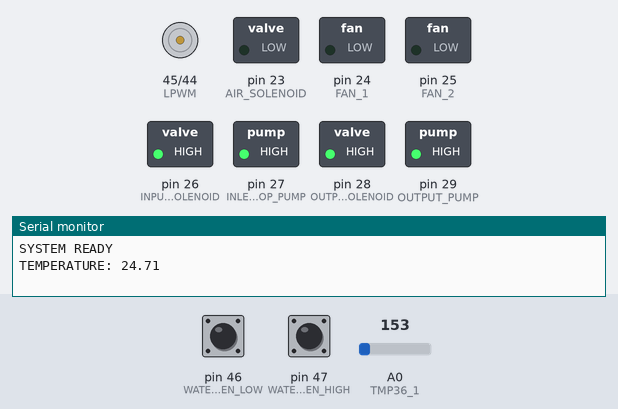
Bench run of a sketch on a simulated Arduino Mega 2560, built with avr-gcc and run on an emulated ATmega2560. Parts: motor-driver pin pairs drawn as motors (green arrow = first pin HIGH = forward, orange = second pin HIGH = backward, longer = more drive), switched loads named in the sketch (green lamp = pin HIGH), the last lines printed to the serial monitor. The inputs (shaded band) are chosen by the test bench; at power-on: A0 (TMP36_1) = 153, pin 46 (WATER_SEN_LOW) HIGH, pin 47 (WATER_SEN_HIGH) HIGH.

Above: at 0.1 s.
At 1.6 s:
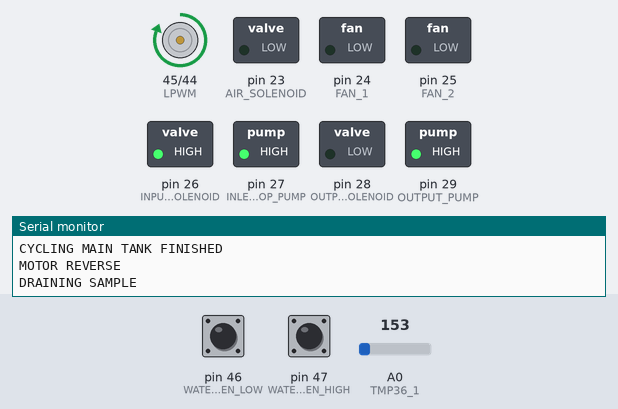
At 11.8 s:
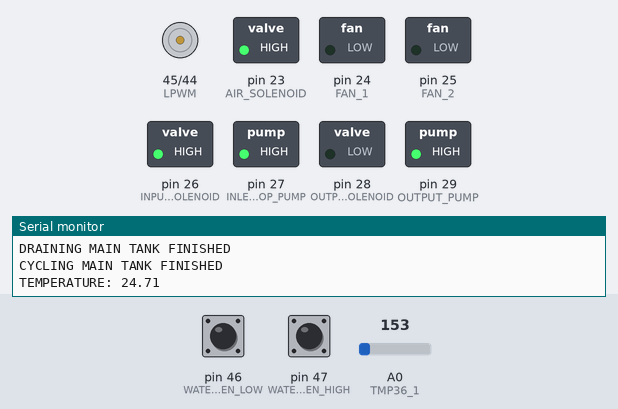
11.9 s: A0 (TMP36_1) set to 129
18.0 s: A0 (TMP36_1) set to 111
Timing chart, 0 to 21.0 s (numbered marks = the images above; inputs shaded):
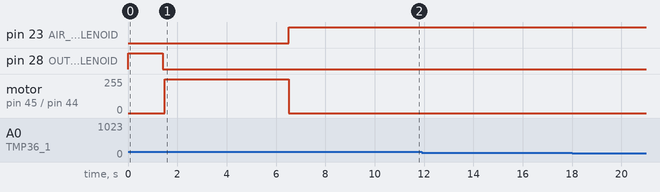

The sketch:

CONTROL_V5.ino
```cpp
// =====================================
// NEXTION EVENT-DRIVEN CONTROL SYSTEM
// ARDUINO MEGA + NEXTION
// =====================================

#define nextion Serial3

// =====================================
// OUTPUT PINS
// =====================================

const int TMP36_1 = A0;

const int FAN_1 = 24;
const int FAN_2 = 25;

const int WATER_SEN_LOW = 46;
const int WATER_SEN_HIGH = 47;

const int AIR_SOLENOID = 23;
const int INPUT_SOLENOID = 26;
const int INLET_LOOP_PUMP = 27;
const int OUTPUT_SOLENOID = 28;
const int OUTPUT_PUMP = 29;

const int RPWM = 44;
const int LPWM = 45;

// =====================================
// DATA VARIABLES
// =====================================

String global_status;

int WATER_LEVEL;

double TEMPERATURE;

int MOTOR_SPEED = 255;
int RUN_TIME = 5000;

// =====================================
// BUTTON STATES
// =====================================

bool inlet_toggle = false;
bool outlet_toggle = false;
bool loop_toggle = false;
bool sample_toggle = false;

bool sampleDone = false;
bool prevSampleToggle = false;

String incoming = "";

// =====================================
// SETUP
// =====================================

void setup() {

  Serial.begin(9600);
  nextion.begin(9600);

  // OUTPUTS
  pinMode(AIR_SOLENOID, OUTPUT);
  pinMode(INPUT_SOLENOID, OUTPUT);
  pinMode(OUTPUT_PUMP, OUTPUT);
  pinMode(OUTPUT_SOLENOID, OUTPUT);
  pinMode(INLET_LOOP_PUMP, OUTPUT);

  pinMode(FAN_1, OUTPUT);
  pinMode(FAN_2, OUTPUT);

  pinMode(RPWM, OUTPUT);
  pinMode(LPWM, OUTPUT);

  // INPUTS
  pinMode(TMP36_1, INPUT);

  pinMode(WATER_SEN_LOW, INPUT);
  pinMode(WATER_SEN_HIGH, INPUT);

  // ACTIVE LOW RELAY DEFAULTS
  digitalWrite(INPUT_SOLENOID, HIGH);
  digitalWrite(INLET_LOOP_PUMP, HIGH);
  digitalWrite(OUTPUT_SOLENOID, HIGH);
  digitalWrite(OUTPUT_PUMP, HIGH);

  stopMotor();

  Serial.println("SYSTEM READY");
}

// =====================================
// MAIN LOOP
// =====================================

void loop() {
  FAN_CONTROL();
  readNextion();
  WATER_LEVEL_MONITORING();
  controlOutputs();
  SAMPLE_TANK();
}

// =====================================
// WATER LEVEL
// =====================================

int WATER_LEVEL_MONITORING() {
  if (digitalRead(WATER_SEN_LOW) == LOW && digitalRead(WATER_SEN_HIGH) == LOW) {
    WATER_LEVEL = 1;
    Serial.print("Water Low");

    nextion.print("TANK_STATUS.txt=\"");
    nextion.print("EMPTY");
    nextion.print("\"");

    nextion.write(0xFF);
    nextion.write(0xFF);
    nextion.write(0xFF);

  } else if (digitalRead(WATER_SEN_LOW) == HIGH && digitalRead(WATER_SEN_HIGH) == HIGH) {
    WATER_LEVEL = 2;
    Serial.print("Water High");

    nextion.print("TANK_STATUS.txt=\"");
    nextion.print("FULL");
    nextion.print("\"");

    nextion.write(0xFF);
    nextion.write(0xFF);
    nextion.write(0xFF);

  }

  return WATER_LEVEL;
}

// =====================================
// FAN CONTROL
// =====================================

void FAN_CONTROL() {
  double reading_temp = analogRead(TMP36_1);
  double voltage = reading_temp * (5.0 / 1024.0);
  TEMPERATURE = (voltage - 0.5) * 100;

  Serial.print("TEMPERATURE: ");
  Serial.println(TEMPERATURE);

  digitalWrite(FAN_1, LOW);
  digitalWrite(FAN_2, LOW);

  nextion_temperature_logging();

  delay(1000);
}

// =====================================
// NEXTION TEMP LOGGING
// =====================================

void nextion_temperature_logging() {
  int temperature_nextion = TEMPERATURE * 100;

  nextion.print("TEMPERATURE.val=");
  nextion.print(temperature_nextion);

  nextion.write(0xFF);
  nextion.write(0xFF);
  nextion.write(0xFF);
}

// =====================================
// READ NEXTION
// =====================================

void readNextion() {
  while (nextion.available()) {
    char c = nextion.read();
    if (c == '\n' || c == '\r') {
      continue;
    }

    incoming += c;

    if (incoming.endsWith("0") || incoming.endsWith("1")) {

      Serial.print("RECEIVED: ");
      Serial.println(incoming);

      parseCommand(incoming);

      incoming = "";
    }
  }
}

// =====================================
// NEXTION HELPER
// =====================================

void nextionSend(String cmd) {
  nextion.print(cmd);
  nextion.write(0xFF);
  nextion.write(0xFF);
  nextion.write(0xFF);
}

// =====================================
// BLOCK TOGGLE
// =====================================

void blockToggle(String toggleName) {
  Serial.println(toggleName + " BLOCKED");
  nextionSend(toggleName + "_TOGGLE.val=0");
}

// =====================================
// PARSE COMMAND
// =====================================

void parseCommand(String cmd) {
  int sep = cmd.indexOf('=');
  String key = cmd.substring(0, sep);
  bool turnOn = cmd.substring(sep + 1) == "1";

  // =====================================
  // INLET
  // =====================================

  if (key == "INLET") {
    if (turnOn) {
      if (!loop_toggle && !outlet_toggle) {
        inlet_toggle = true;
        Serial.println("INLET ON");
      } else {
        blockToggle("INLET");
      }
    } else {
      inlet_toggle = false;
      Serial.println("INLET OFF");
    }
  }

  // =====================================
  // OUTLET
  // =====================================

  else if (key == "OUTLET") {
    if (turnOn) {
      if (!inlet_toggle && !loop_toggle) {
        outlet_toggle = true;
        Serial.println("OUTLET ON");
      } else {
        blockToggle("OUTLET");
      }
    } else {
      outlet_toggle = false;
      Serial.println("OUTLET OFF");
    }
  }

  // =====================================
  // LOOP
  // =====================================

  else if (key == "LOOP") {
    if (turnOn) {
      if (!inlet_toggle && !outlet_toggle) {
        loop_toggle = true;
        Serial.println("LOOP ON");
      } else {
        blockToggle("LOOP");
      }

    } else {
      loop_toggle = false;
      Serial.println("LOOP OFF");
    }
  }

  // =====================================
  // SAMPLE
  // =====================================

  else if (key == "SAMPLE") {
    sample_toggle = turnOn;
    Serial.println(turnOn ? "SAMPLE ON" : "SAMPLE OFF");
  }
}

// =====================================
// CONTROL OUTPUTS
// =====================================

void controlOutputs() {

  global_status = "NO OPERATION";

  // =====================================
  // INLET
  // =====================================

  if (WATER_LEVEL == 1 && inlet_toggle == true) {

    digitalWrite(INPUT_SOLENOID, LOW);
    delay(200);
    digitalWrite(INLET_LOOP_PUMP, LOW);

    nextionSend("INLET_PROCESS.txt=\"FILLING\"");

    nextionSend("OUTLET_TOGGLE.val=0");
    nextionSend("LOOP_TOGGLE.val=0");

    global_status = "FILLING MAIN TANK";

    Serial.println("FILLING MAIN TANK");

  } else if (WATER_LEVEL == 2 || inlet_toggle == false) {
    pump_control();
    delay(200);
    digitalWrite(INPUT_SOLENOID, HIGH);

    nextionSend("INLET_PROCESS.txt=\"OFFLINE\"");
    nextionSend("INLET_TOGGLE.val=0");

    inlet_toggle = false;

    Serial.println("FILLING MAIN TANK FINISHED");
  }

  // =====================================
  // OUTLET
  // =====================================

  if (WATER_LEVEL == 2 && outlet_toggle == true) {

    digitalWrite(OUTPUT_SOLENOID, HIGH);
    delay(200);
    digitalWrite(OUTPUT_PUMP, LOW);

    nextionSend("OUTLET_PROCESS.txt=\"DRAINING\"");

    nextionSend("INLET_TOGGLE.val=0");
    nextionSend("LOOP_TOGGLE.val=0");

    global_status = "DRAINING MAIN TANK";

    Serial.println("DRAINING MAIN TANK");

  } else if (WATER_LEVEL == 1 || outlet_toggle == false) {

    digitalWrite(OUTPUT_PUMP, HIGH);
    delay(200);
    digitalWrite(OUTPUT_SOLENOID, LOW);

    nextionSend("OUTLET_PROCESS.txt=\"OFFLINE\"");
    nextionSend("OUTLET_TOGGLE.val=0");

    outlet_toggle = false;

    Serial.println("DRAINING MAIN TANK FINISHED");
  }

  if (loop_toggle == true && WATER_LEVEL == 2) {

    digitalWrite(INLET_LOOP_PUMP, LOW);

    nextionSend("INLET_TOGGLE.val=0");
    nextionSend("OUTLET_TOGGLE.val=0");

    global_status = "CYCLING MAIN TANK";

    Serial.println("CYCLING MAIN TANK");

  } else if (loop_toggle == false) {
    pump_control();

    loop_toggle = false;

    nextionSend("LOOP_TOGGLE.val=0");
    Serial.println("CYCLING MAIN TANK FINISHED");
  }

  // =====================================
  // GLOBAL STATUS
  // =====================================

  nextion.print("GLOBAL_STATUS.txt=\"");
  nextion.print(global_status);
  nextion.print("\"");

  nextion.write(0xFF);
  nextion.write(0xFF);
  nextion.write(0xFF);
}

// =====================================
// MAIN PUMP CONTROL
// =====================================

void pump_control() {
  if ((WATER_LEVEL == 2 || inlet_toggle == false) && loop_toggle == false) {
    digitalWrite(INLET_LOOP_PUMP, HIGH);  }
}

// =====================================
// SAMPLE TANK
// =====================================

void SAMPLE_TANK() {

  if (sample_toggle != prevSampleToggle) {
    sampleDone = false;
    prevSampleToggle = sample_toggle;
  }

  if (sampleDone) return;

  // =====================================
  // FORWARD
  // =====================================

  if (sample_toggle == true) {
    Serial.println("MOTOR FORWARD");
    Serial.println("FILLING SAMPLE");

    digitalWrite(AIR_SOLENOID, LOW);
    global_status = "FILLING SAMPLE TANK";

    nextion.print("GLOBAL_STATUS.txt=\"");
    nextion.print(global_status);
    nextion.print("\"");

    nextion.write(0xFF);
    nextion.write(0xFF);
    nextion.write(0xFF);

    analogWrite(RPWM, MOTOR_SPEED);
    analogWrite(LPWM, 0);
    nextionSend("SAMPLE_FORWARD.txt=\"FILLING\"");
    delay(RUN_TIME);
    stopMotor();
    digitalWrite(AIR_SOLENOID, HIGH);

    nextionSend("SAMPLE_FORWARD.txt=\"OFFLINE\"");
    sampleDone = true;

    global_status = "NO OPERATION";

    nextion.print("GLOBAL_STATUS.txt=\"");
    nextion.print(global_status);
    nextion.print("\"");

    nextion.write(0xFF);
    nextion.write(0xFF);
    nextion.write(0xFF);
  }

  // =====================================
  // REVERSE
  // =====================================

  else if (sample_toggle == false) {
    Serial.println("MOTOR REVERSE");
    Serial.println("DRAINING SAMPLE");

    global_status = "DRAINING SAMPLE TANK";
    digitalWrite(AIR_SOLENOID, LOW);

    nextion.print("GLOBAL_STATUS.txt=\"");
    nextion.print(global_status);
    nextion.print("\"");

    nextion.write(0xFF);
    nextion.write(0xFF);
    nextion.write(0xFF);

    analogWrite(RPWM, 0);
    analogWrite(LPWM, MOTOR_SPEED);
    nextionSend("SAMPLE_REVERSE.txt=\"DRAINING\"");
    delay(RUN_TIME);

    global_status = "NO OPERATION";

    nextion.print("GLOBAL_STATUS.txt=\"");
    nextion.print(global_status);
    nextion.print("\"");

    nextion.write(0xFF);
    nextion.write(0xFF);
    nextion.write(0xFF);

    stopMotor();
    digitalWrite(AIR_SOLENOID, HIGH);

    nextionSend("SAMPLE_REVERSE.txt=\"OFFLINE\"");
    sampleDone = true;
  }
}

// =====================================
// STOP MOTOR
// =====================================

void stopMotor() {
  analogWrite(RPWM, 0);
  analogWrite(LPWM, 0);
}
```
